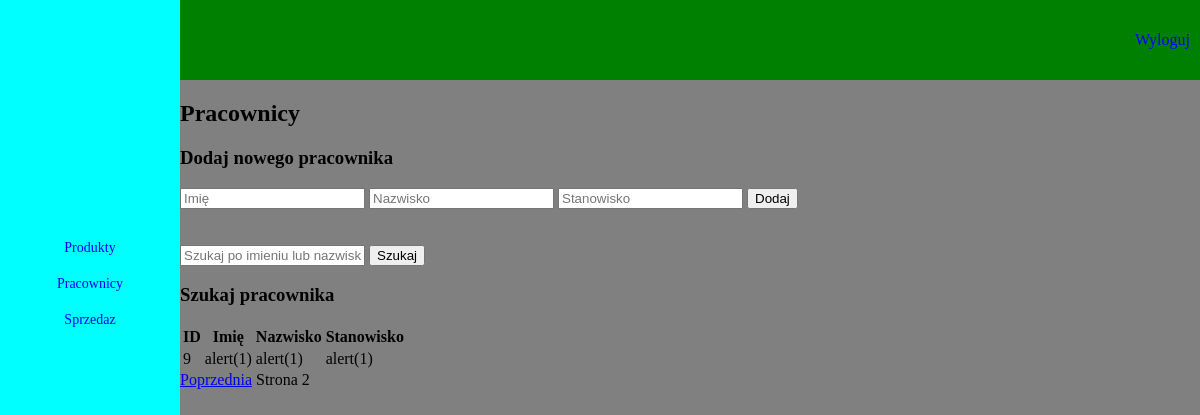
Screenshot of /dashboard/pracownicy?page=2&search= with the database file from the repository.
### tables this page shows
CREATE TABLE pracownicy (
    id INTEGER PRIMARY KEY AUTOINCREMENT,
    imie TEXT NOT NULL,
    nazwisko TEXT NOT NULL,
    stanowisko TEXT NOT NULL
);

### views/pracownicy.py (the view)
@pracownicy_bp.route('/pracownicy', methods=['GET', 'POST'])
def pracownicy():
    search_query = request.args.get('search', '')
    page = int(request.args.get('page', 1))
    pracownicy = get_pracownicy(search_query, per_page=8, page=page)
    if request.method == 'POST':
        imie = request.form['imie']
        nazwisko = request.form['nazwisko']
        stanowisko = request.form['stanowisko']
        add_pracownik(imie, nazwisko, stanowisko)
        return redirect(url_for('pracownicy.pracownicy', page=page, search=search_query))
    return render_template(
        'pracownicy.html',
        pracownicy=pracownicy,
        search_query=search_query,
        page=page,
        per_page=8
    )

### views/pracownicy.py (called while the page is built)
def get_pracownicy(search_query=None, per_page=8, page=1):
    offset = (page - 1) * per_page
    conn = sqlite3.connect('Database/database.db')
    cursor = conn.cursor()
    query = "SELECT * FROM pracownicy"
    params = []
    if search_query:
        query += " WHERE imie LIKE ? OR nazwisko LIKE ?"
        params.extend([f"%{search_query}%", f"%{search_query}%"])
    query += " LIMIT ? OFFSET ?"
    params.extend([per_page, offset])
    cursor.execute(query, params)
    results = cursor.fetchall()
    conn.close()
    return results

### templates/pracownicy.html (shortened to what this page needs)
<!DOCTYPE html>
<html lang="pl">
  <head>
    <link rel="stylesheet" type="text/css" href="{{ url_for('static', filename='css/dashboard_main.css') }}" />
  </head>
  <body>
    <div id="top_menu">
      <a href="{{ url_for('logout.logout') }}">Wyloguj</a>
    </div>
    <div id="content">
      <h2>Pracownicy</h2>
      <form method="POST">
        <h3>Dodaj nowego pracownika</h3>
        <input type="text" name="imie" placeholder="Imię" required />
        <input type="text" name="nazwisko" placeholder="Nazwisko" required />
        <input type="text" name="stanowisko" placeholder="Stanowisko" required />
        <button type="submit">Dodaj</button>
      </form>
<br>
<br>
      <form method="GET" action="{{ url_for('pracownicy.pracownicy') }}">
<input type="text" name="search" placeholder="Szukaj po imieniu lub nazwisku" value="{{ search_query | safe }}" />
        <button type="submit">Szukaj</button>
      </form>
 <h3>Szukaj pracownika</h3>
      <table>
        <thead>
          <tr>
            <th>ID</th>
            <th>Imię</th>
            <th>Nazwisko</th>
            <th>Stanowisko</th>
          </tr>
        </thead>
        <tbody>
          {% for pracownik in pracownicy %}
            <tr>
              <td>{{ pracownik[0] }}</td>
              <td>{{ pracownik[1] }}</td>
              <td>{{ pracownik[2] }}</td>
              <td>{{ pracownik[3] }}</td>
            </tr>
          {% endfor %}
        </tbody>
      </table>
      <div id="pagination">
        {% if page > 1 %}
          <a href="{{ url_for('pracownicy.pracownicy', page=page-1, search=search_query) }}">Poprzednia</a>
        {% endif %}
        <span>Strona {{ page }}</span>
      </div>
    </div>
    <div id="left_menu">
<a href="{{ url_for('produkty.produkty') }}">Produkty</a>
<a href="{{ url_for('pracownicy.pracownicy') }}">Pracownicy</a>
<a href="{{ url_for('sprzedaz.sprzedaz') }}">Sprzedaz</a>
    </div>
  </body>
</html>

### static/css/dashboard_main.css (style rules this page uses)
body { background-color: grey; margin: 0; padding: 0; }
#top_menu { background-color: green; width: 85%; height: 10vh; display: block; float: right; }
#top_menu a { float: right; display: block; text-align: center; margin-left: 10px; margin-right: 10px; text-decoration: none; color: blue; font-family: Georgia, "Times New Roman", Times, serif; font-weight: 200; height: 100%; display: flex; align-items: center; justify-content: center; }
#left_menu { background-color: aqua; width: 15%; position: absolute; top: 0; left: 0; right: 0; bottom: 0; padding-top: 30vh; }
#left_menu a { float: center; display: block; text-decoration: none; color: blue; font-family: Georgia, "Times New Roman", Times, serif; font-size: 14px; width: 100%; border: 1px; border-color: black; display: flex; align-items: center; justify-content: center; margin-bottom: 20px; }
#content { float: right; width: 85%; height: 100hv; }

### rows the page displays
pracownicy: id "9", imie "alert(1)", nazwisko "alert(1)", stanowisko "alert(1)"

### other values shown
{{ page }} "2"
